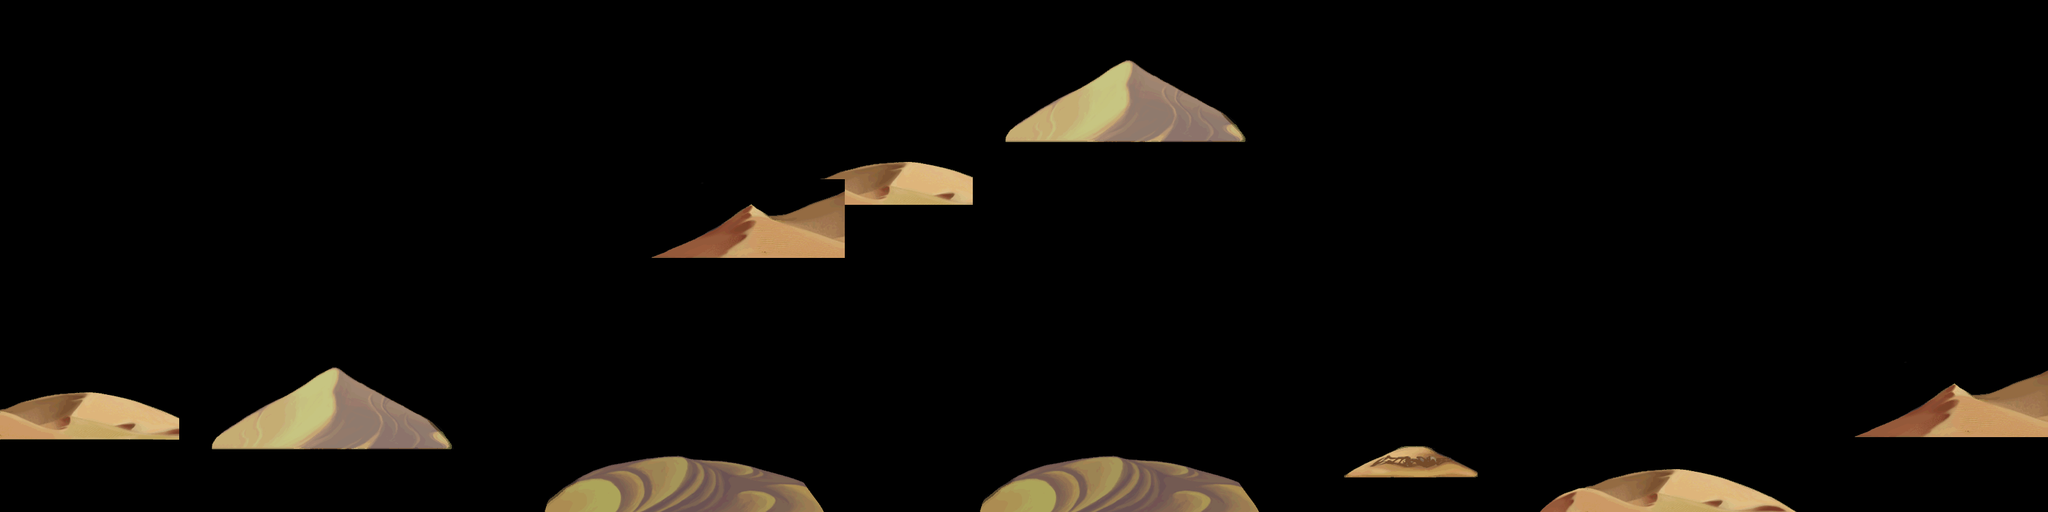

This is a level from a 2D game, rendered from its Tiled map with the project's own tilesets. A one-line summary and the map file follow, with tile-layer data summarised:
An orthogonal 80x20 tile map with 40x40 px tiles, 2 tile layers (land1, land2).

<map version="1.0" orientation="orthogonal" width="80" height="20" tilewidth="40" tileheight="40">
 <tileset firstgid="1" name="d-jinjing" tilewidth="40" tileheight="40">
  <image source="d-jinjing.png" width="1145" height="916" />
 </tileset>
 <layer name="land1" width="80" height="20">
  <data>[1600 cells, 218 non-empty, 179 distinct tile ids]</data>
 </layer>
 <layer name="land2" width="80" height="20">
  <data>[1600 cells, 125 non-empty, 114 distinct tile ids]</data>
 </layer>
</map>
